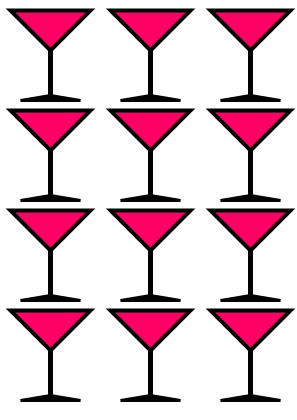
Frame 1 (no input)
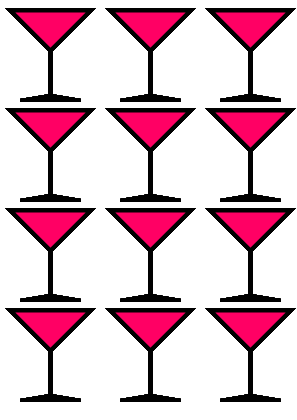
Frame 60 (the mouse pressed at the canvas centre just before this capture)
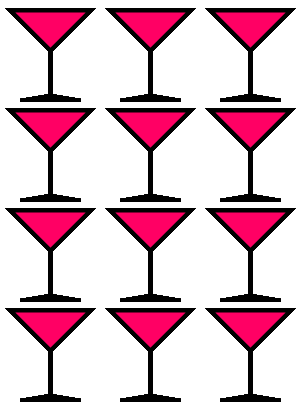
Frame 120 (the mouse held since frame 60 and released just before this capture)

The Processing sketch that drew these frames (run headless with seeded random() and noise(); from frame 60 on, the mouse is pressed at the canvas centre):

// Processing sketch: processing_16440
// ── processing_16440.pde

void setup() {
  size(297,420);
  background(255);
}
void draw()
{
   for(int ix=50; ix<width; ix+=100)
    {
      for(int iy=50; iy<height; iy+=100)
        {
          int stroke = int((0));
          drawGlass(ix, iy, stroke);
        }    
    }
}
 
void drawGlass(int x, int y, int s)
{
   stroke(s);
   //NECK
   strokeWeight(5);
   line(x,y, x,y+45); 
   //TOP
   strokeWeight(4);
   fill(255,0,100);
   beginShape();
   vertex(x,y);
   vertex(x-40,y-40);
   vertex(x+40,y-40); 
   endShape(CLOSE);
   //BASE
   strokeWeight(3);
   fill(0);
   triangle(x,y+45, x+30,y+50, x-30,y+50);
}

void keyPressed(){ 
save("aaa1.png"); 
} 
